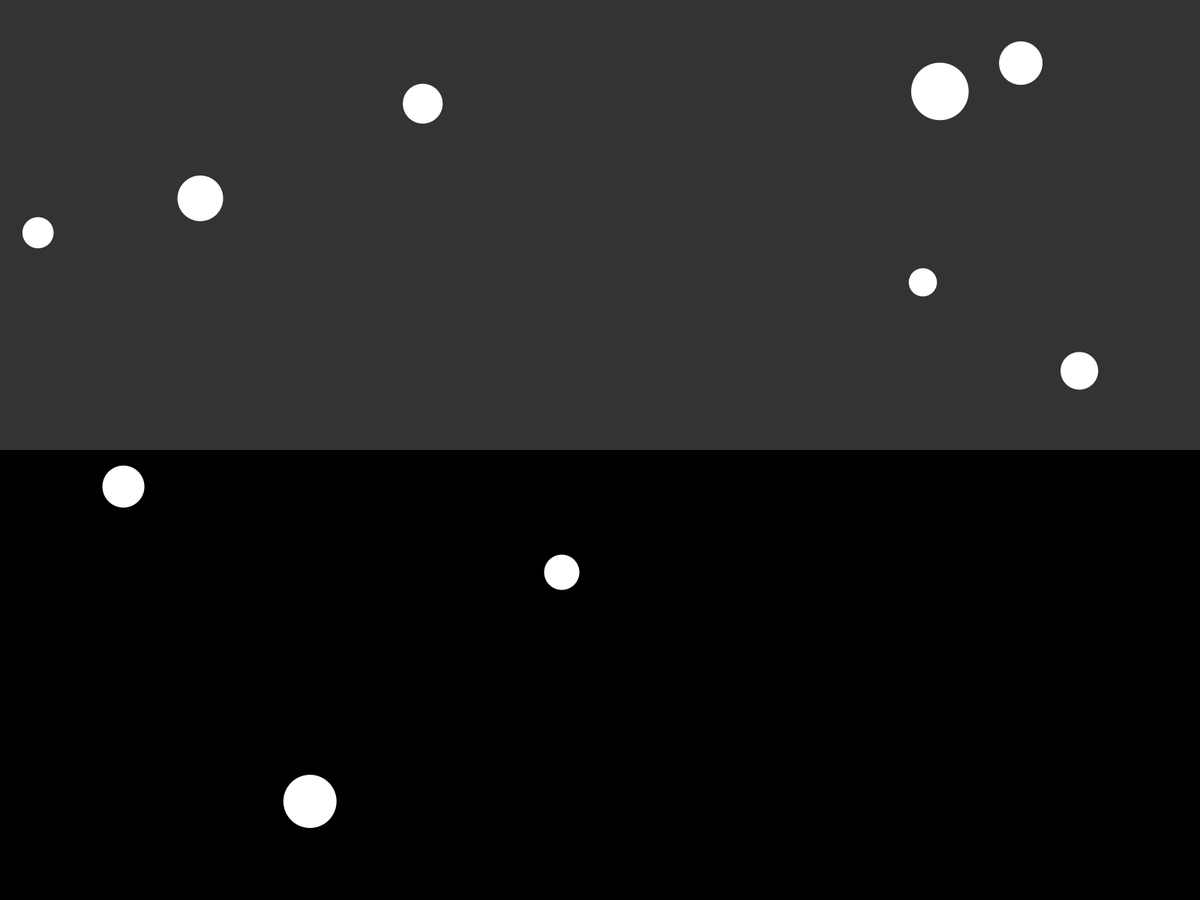
Frame 1 (no input)
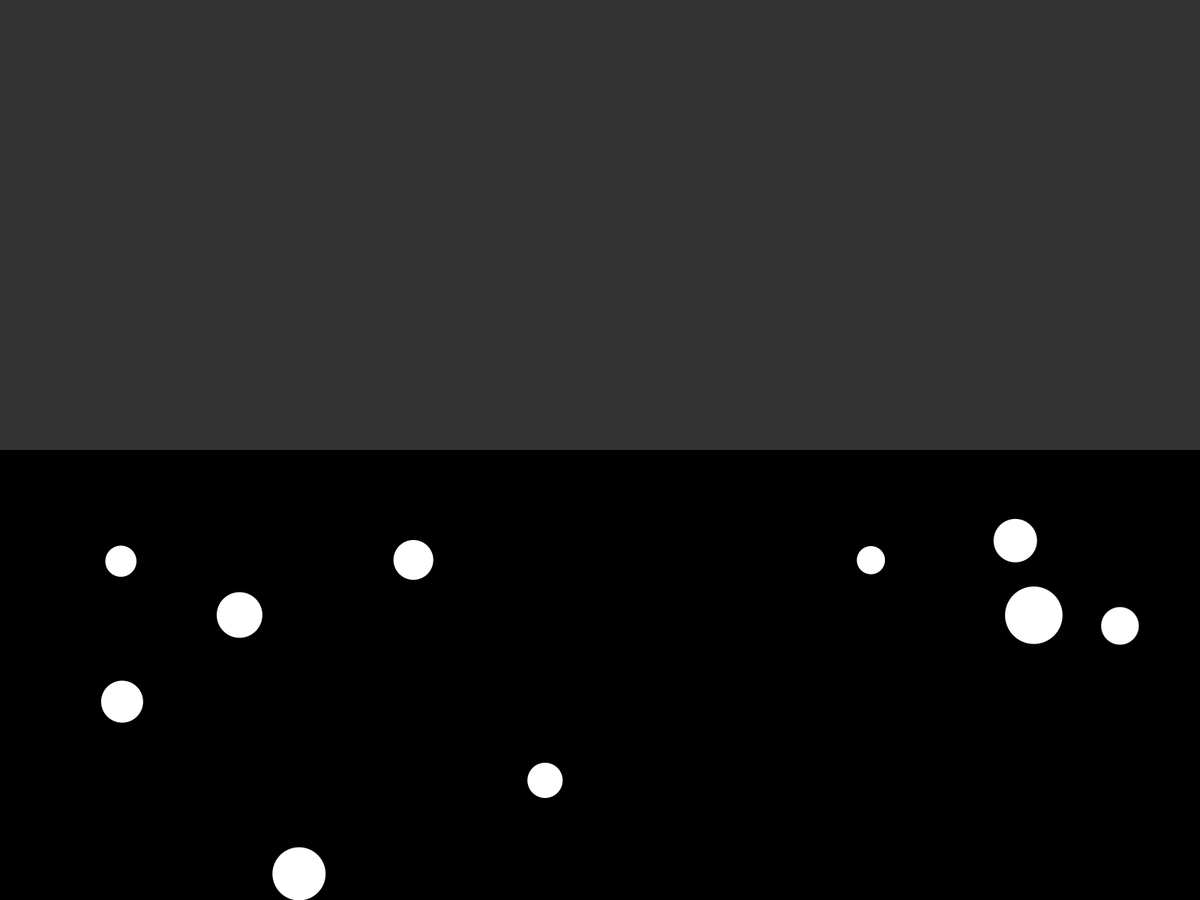
Frame 60 (the mouse pressed at the canvas centre just before this capture)
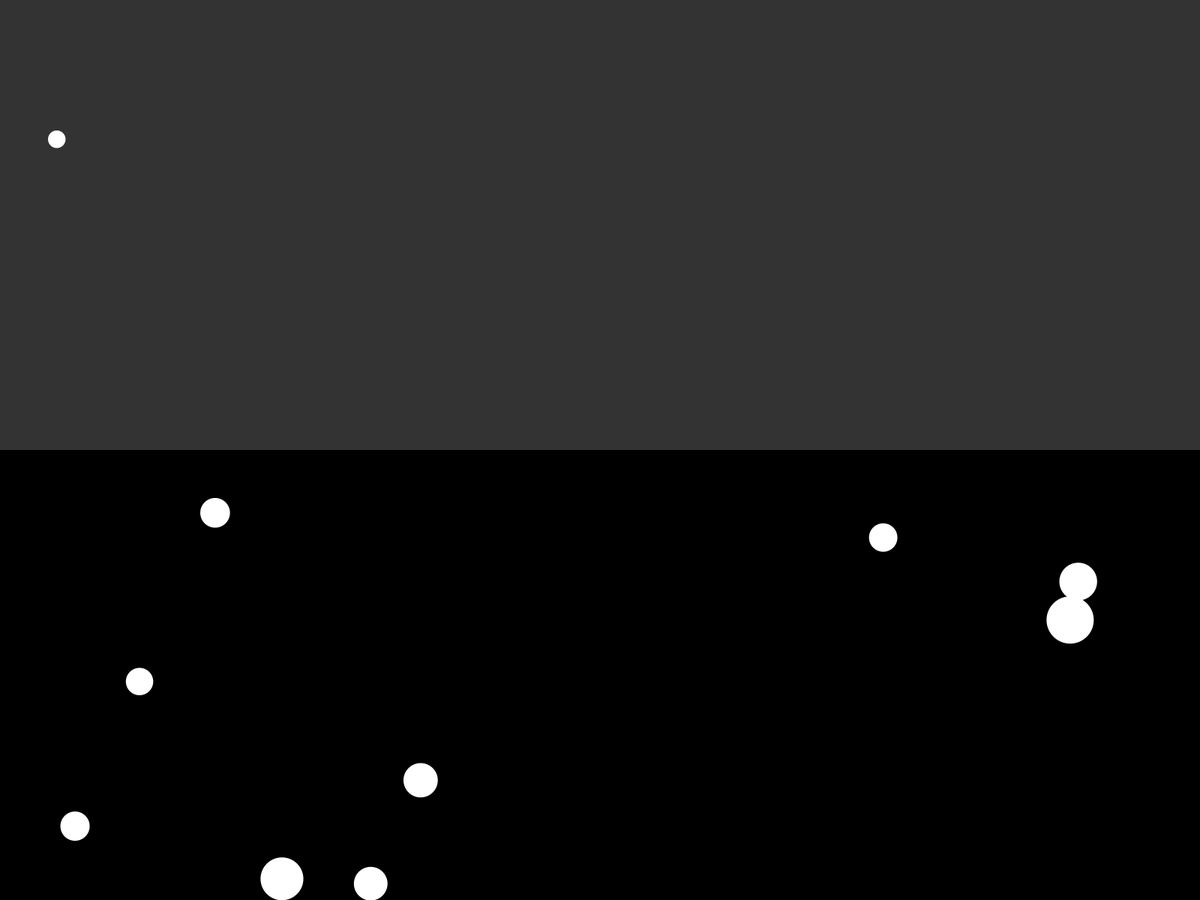
Frame 120 (the mouse held since frame 60 and released just before this capture)

The Processing sketch that drew these frames (run headless with seeded random() and noise(); from frame 60 on, the mouse is pressed at the canvas centre):

// Processing sketch: ro_vg
// ── ro_vg.pde
Mover[]mover=new Mover[10];

//浮力
Liquid liquid;

PVector gravity;

void setup() {
  fullScreen();
  for (int i=0; i<mover.length; i++) {
    mover[i]=new Mover(random(2, 5), random(-5, 5), random(-5, 5));
  }
  gravity=new PVector(0, 0);
  liquid=new Liquid(0, height/2, width, height/2, 0.1);
}


void draw() {
  background(51);
  smooth();
  liquid.display();
  for (int i=0; i<mover.length; i++) {
    
    //水の中に入っているかどうか
    if(liquid.contains(mover[i])){
      //水のベクトルがわかった
       PVector dragForce=liquid.drag(mover[i]);
       mover[i].addForce(dragForce);
    }
    
    mover[i].update();
    mover[i].draw();
    //重力
    gravity.y=mover[i].mass*0.98;
    mover[i].addForce(gravity);
    //跳ね返る
    mover[i].bounding();
  }
}


void mousePressed() {
  reset();
}  

void reset() {
  for (int i=0; i<mover.length; i++) {
    mover[i]=new Mover(random(1, 4), random(-5, 5), random(-5, 5));
  }
}

// ── Liquid.pde
class Liquid {

  //水の範囲
  float x, y, w, h;

  float c;


  Liquid(float _x, float _y, float _w, float _h, float _c) {
    x=_x;
    y=_y;
    w=_w;
    h=_h;
    c=_c;//抵抗の係数
  }

  //水のとこに入ってるかどうか判断
  boolean contains(Mover m) {
    PVector l=m.location;
    if(l.x>x&&l.x<w+x&&l.y>y&&l.y<y+h){
       return true; 
    }
    else{
       return false; 
    }
  }
  
  //浮力の計算
  PVector drag(Mover m){
      float speed=m.velocity.mag();
      //抵抗の係数*vの２乗の計算になる
      //これで抵抗力のスカラー量が求まった
      float dragMagnitude=c*speed*speed;
      
      //velocityの方向の摂取
      PVector dragForce=m.velocity.get();
      dragForce.mult(-1);
      dragForce.normalize();
      dragForce.mult(dragMagnitude);
      return dragForce;
  }
  
  void display(){
     noStroke();
     fill(0);
     rect(x,y,w,h);
  }
}

// ── Mover.pde
class Mover {

  PVector location;
  PVector velocity;
  PVector acceleration;
  float diameter;
  float mass;


  Mover(float m, float vx, float vy) {
    mass=m;
    diameter=18*mass;
    location=new PVector(random(width)+diameter/2, random(height)+diameter/2);
    velocity=new PVector(vx, vy);
    acceleration=new PVector(0, 0);
  }

  void update() {
    velocity.add(acceleration);
    location.add(velocity);
    acceleration.mult(0);
  }

  void draw() {
    noStroke();
    fill(255);
    ellipse(location.x, location.y, diameter, diameter);
  }

  void addForce(PVector force) {
    PVector f=PVector.div(force, mass);
    acceleration.add(f);
  }

  void bounding() {
    if (location.x<diameter/2) {
      velocity.x*=-1;
      location.x=diameter/2;
    } else if (location.x>width-diameter/2) {
      velocity.x*=-1;
      location.x=width-diameter/2;
    }
    if (location.y>height-diameter/2) {
      velocity.y*=-1;
      location.y=height-diameter/2;
    } else if (location.y<diameter/2) {
      velocity.y*=-1;
      location.y=diameter/2;
    }
  }
}
